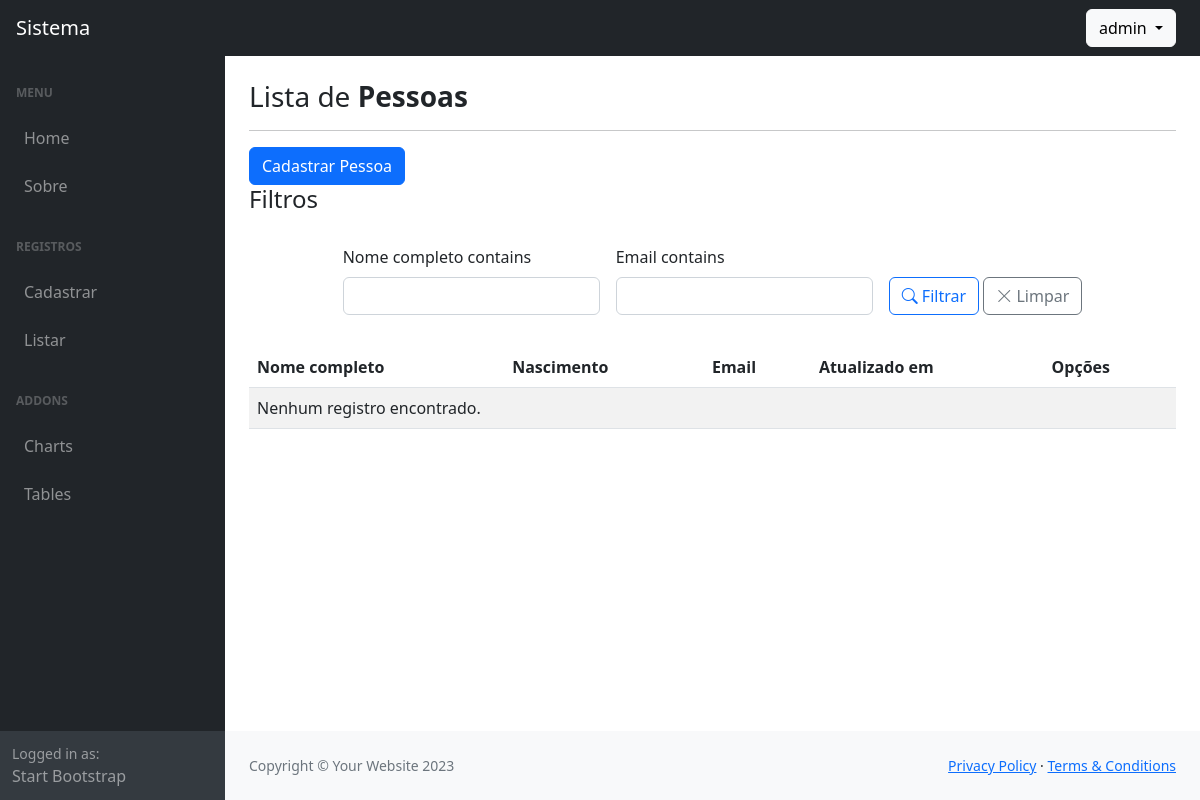
The page /listar/pessoas/ (signed in) on the database as committed earlier.
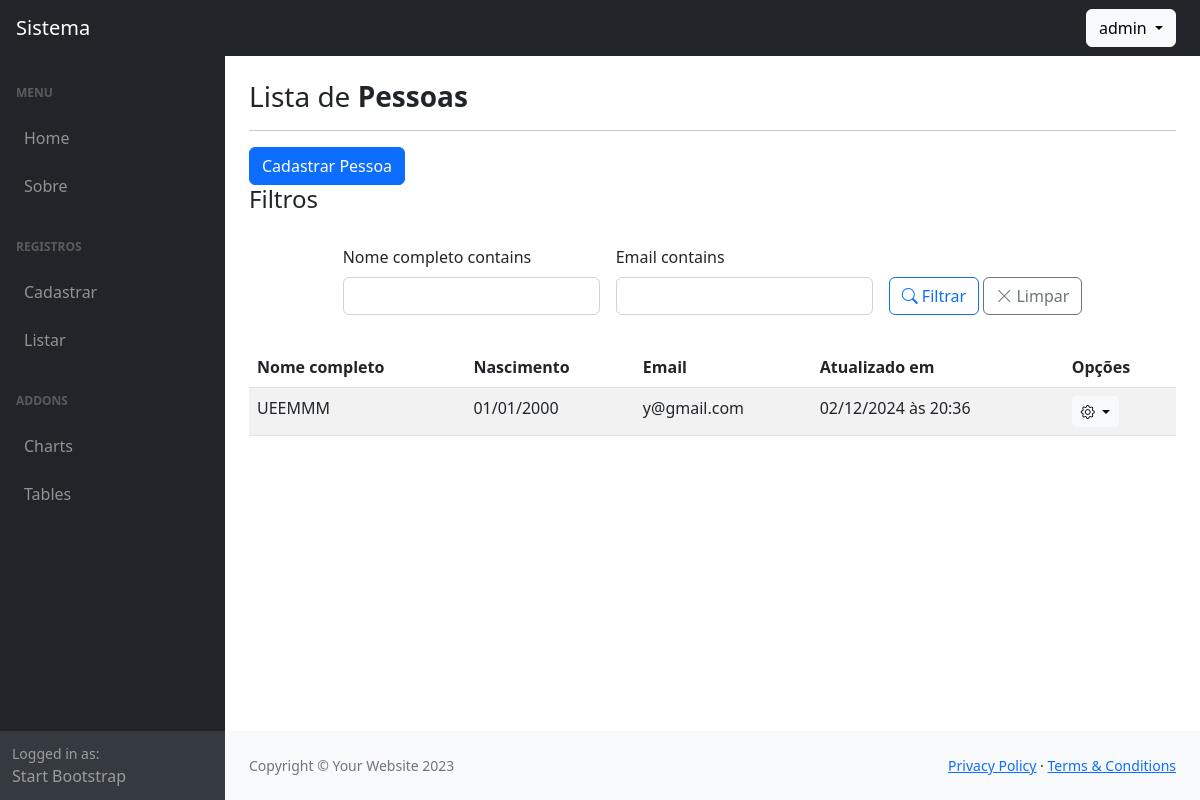
The same page on the database as committed later.
### cadastros/models.py (models this page shows, shortened)
class Pessoa(models.Model):
    nome_completo = models.CharField(max_length=150)
    nascimento = models.DateField(default=datetime.date(2000, 1, 1), verbose_name="data de nascimento")
    email = models.EmailField(max_length=120, blank=True, null=True)
    cargo = models.CharField(max_length=255, blank=True, null=True)
    cadastrado_em = models.DateTimeField(auto_now_add=True)
    atualizado_em = models.DateTimeField(auto_now=True)
    cidade = models.ForeignKey(Cidade, on_delete=models.PROTECT)
    user = models.ForeignKey(settings.AUTH_USER_MODEL, on_delete=models.CASCADE)
    class Meta:
        ordering = ["nome_completo"]

### cadastros/views.py (the view)
# urls.py: path('listar/pessoas/', PessoaList.as_view(), name='listar-pessoas'),
class PessoaList(GroupRequiredMixin, LoginRequiredMixin, FilterView):
    model = Pessoa
    template_name = 'cadastros/list/pessoa.html'
    group_required = ["Administrador", "Editor"]
    paginate_by = 50
    filterset_class = PessoaFilter
    def get_queryset(self):
        if self.request.user.groups.filter(name="Administrador").exists():
            return super().get_queryset()
        return super().get_queryset().filter(user=self.request.user)

### usuarios/models.py (called while the page is built)
    def __str__(self):
        return self.username

### cadastros/templates/cadastros/list/pessoa.html (shortened to what this page needs)
    {% extends "paginas/modelo.html" %}
    {% load static %}
    {% block conteudo %}
    <h3>
        Lista de <b>Pessoas</b>
    </h3>
    <hr>
    <a href="{% url 'cadastrar-pessoa' %}" class="btn btn-primary">
        Cadastrar Pessoa
    </a>
        {% load crispy_forms_tags %}
    {% include 'cadastros/list/filters_form.html' %}
        <table id="table-lista" class="table table-striped">
            <thead>
                <th>Nome completo</th>
                <th>Nascimento</th>
                <th>Email</th>
                <th>Atualizado em</th>
                <th>Opções</th>
            </thead>
            <tbody>
                {% for object in object_list %}
                    <tr>
                        <td>{{ object.nome_completo }}</td>
                        <td>{{ object.nascimento|date:"d/m/Y" }}</td>
                        <td>{{ object.email }}</td>
                        <td>{{ object.atualizado_em|date:"d/m/Y \à\s H:i" }}</td>
                        <td>
                            <div class="dropdown">
                                <button class="btn btn-light btn-sm dropdown-toggle" type="button" data-bs-toggle="dropdown" aria-expanded="false">
                                    <i class="bi bi-gear"></i>
                                </button>
                            </div>
                        </td>
                    </tr>
                {% empty %}
                    <tr>
                        <td colspan="5">Nenhum registro encontrado.</td>
                    </tr>
                {% endfor %}
            </tbody>
        </table>
    {% endblock %}
    {% block scripts %}
    <link href="https://cdn.datatables.net/v/bs5/dt-2.1.8/datatables.min.css" rel="stylesheet">
    {% endblock scripts %}

Rows that differ between the two databases and show on the page:
added Pessoa: nome_completo "UEEMMM", nascimento "01/01/2000", email "y@gmail.com", atualizado_em "02/12/2024 às 20:36"
Other text that changed with them:
text no longer shown: "Nenhum registro encontrado."
